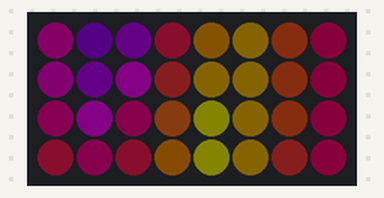
Simulated run of this program. Board: ESP32 board running MicroPython. Shown: 8×4 RGB LED matrix (first LED top left, wired row by row). Dim RGB values are drawn brighter than linear.

Above: at 0.45 s.
At 5.29 s:
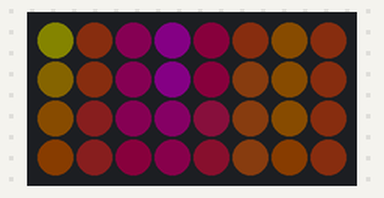
At 10.12 s:
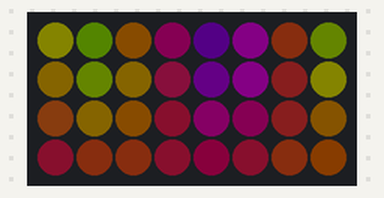
At 20.1 s:
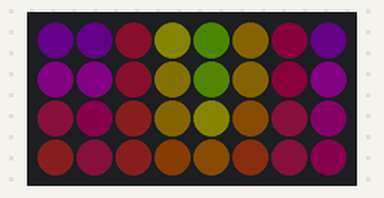
At 29.77 s:
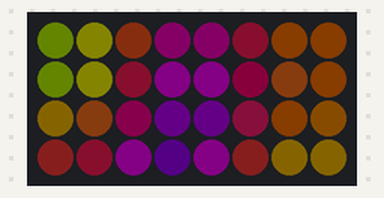
At 39.74 s:
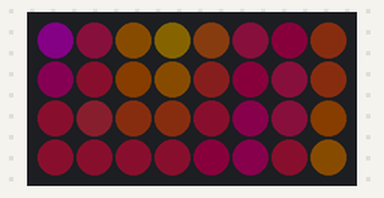

The program:

stream_plasma.py
```python
# stream_plasma.py - implementation of oldskool plasma effect
# see http://www.bidouille.org/prog/plasma
#
# 2017_0204 PePo adopted for Feather NeoPoixel 8*4 on GPIO15
# 2017_0122 PePo adopted for default neopixel MicroPython Library
#           and LED matrix 8*8
#
# Sources: Youtube https://www.youtube.com/watch?v=QcyuYvyvOEI&index=14&list=PLuuAy8GJr5z1WoOJAFh1adr_yjCMJQ2Yl
# Tony Dicola source: https://gist.github.com/tdicola/6fe1fbc173dcd49de3a95be5fd9594f6

import machine
import math
import neopixel
import time

#''' 2017_0204 Feather Neopixel matrix: 8 * 4 pixels, GPIO15
PIXEL_WIDTH = 8
PIXEL_HEIGHT = 4
PIXEL_PIN = 15
#'''
''' 2017_0726 Lolin32 met neopixel ring (12 pixels) op GPIO15
# LED matrix: 8 * 8 pixels
PIXEL_WIDTH = 12
PIXEL_HEIGHT = 1
PIXEL_PIN = 15
#'''
#PIXEL_PIN = 13 #NodeMU: neopixel connected to pin GPIO13 (D7)
MAX_BRIGHT = 10 #50.0  # 100.0

# create a neopixel array
#DEPRECATED: np = neopixel.NeoPixel(machine.Pin(13), PIXEL_WIDTH * PIXEL_HEIGHT)
np = neopixel.NeoPixel(machine.Pin(PIXEL_PIN), PIXEL_WIDTH * PIXEL_HEIGHT)

# Clear all the pixels and turn them off.
def blank():
    np.fill((0, 0, 0))
    np.write()

def demo():
    while True:
        np.fill((0, 0, 0))
        current = time.ticks_ms() / 1000.0
        for x in range(PIXEL_WIDTH):
            for y in range(PIXEL_HEIGHT):
                v = 0.0
                #1. ORG: v += math.sin(x * 10.0 + current)
                v += math.sin(x + current)

                #2. ORG: v += math.sin(10.0 * (x * math.sin(current / 2) + y * math.cos(current / 3)) + current)
                v += math.sin(1.0 * (x * math.sin(current / 0.5) + y * math.cos(current / 0.25)) + current)

                #3
                cx = x + 0.5 * math.sin(current / 5.0)
                cy = y + 0.5 * math.cos(current / 3.0)
                #3. ORG: v += math.sin(math.sqrt(100.0 * (math.pow(cx, 2.0) + math.pow(cy, 2.0)) + 1.0) + current)
                v += math.sin(math.sqrt((math.pow(cx, 2.0) + math.pow(cy, 2.0)) + 1.0) + current)

                v = (v + 3.0) / 6.0

                # add color r,g,b must be always > 0
                r = math.sin(v * math.pi)
                g = math.sin(v * math.pi + 2.0 * math.pi / 3.0)
                b = math.sin(v * math.pi + 4.0 * math.pi / 3.0)

                # scale r,g,b to range 0..1
                r = (r + 1.0) / 2.0
                g = (g + 1.0) / 2.0
                b = (b + 1.0) / 2.0
                np[y * PIXEL_WIDTH + x] = (int(MAX_BRIGHT * r),
                                        int(MAX_BRIGHT * g),
                                        int(MAX_BRIGHT * b))
                # np[y * PIXEL_WIDTH + x] = (int(MAX_BRIGHT * math.fabs(r)),
                #                            int(MAX_BRIGHT * math.fabs(g)),
                #                            int(MAX_BRIGHT * math.fabs(b)))
        np.write()

#run
try:
    blank()
    demo()
except:
    blank()
    print('done')
```
